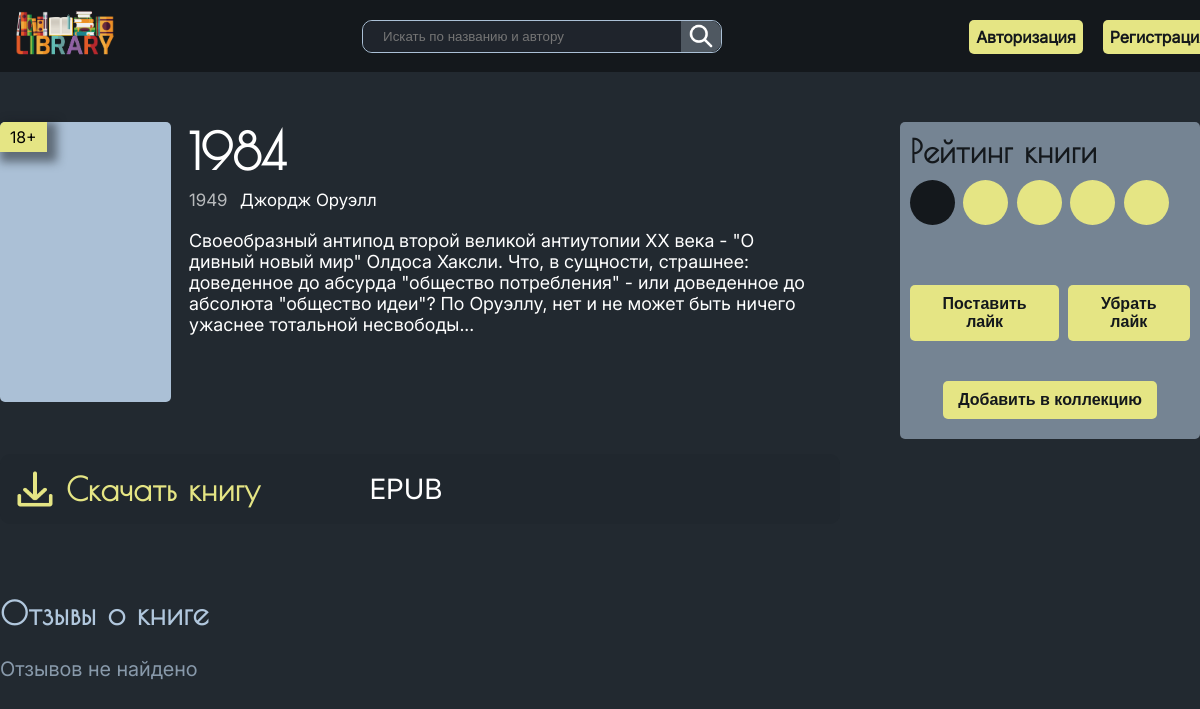
Screenshot of /book.php?bookID=10 with the database file from the repository.
### tables this page shows
CREATE TABLE `book` (
  `id_book` int NOT NULL,
  `book_name` varchar(64) NOT NULL,
  `book_img` varchar(255) NOT NULL,
  `book_year` int NOT NULL,
  `annotation` text NOT NULL,
  `num_pages` int NOT NULL,
  `age_restrictions` varchar(32) NOT NULL,
  `id_lang` int NOT NULL,
  `id_publ_office` int NOT NULL
);

CREATE TABLE `author` (
  `id_author` int NOT NULL,
  `author_name` varchar(32) NOT NULL,
  `author_last_name` varchar(32) NOT NULL,
  `author_patronymic` varchar(32) DEFAULT NULL
);

CREATE TABLE `book_format` (
  `id_format` int NOT NULL,
  `id_book` int NOT NULL,
  `book_file` varchar(255) NOT NULL
);

CREATE TABLE `format` (
  `id_format` int NOT NULL,
  `format_type` varchar(32) NOT NULL
);

### book.php (the view, shortened to what this page needs)
<?php
    include "php_scripts/php_link.php";
    $id_book = $_GET['bookID'];
    $sql_book = "SELECT * FROM book INNER JOIN genre_book ON book.id_book = genre_book.id_book
                INNER JOIN genre ON genre.id_genre = genre_book.id_genre
                INNER JOIN author_book ON author_book.id_book = book.id_book
                INNER JOIN author ON author.id_author = author_book.id_author WHERE book.id_book = $id_book";
    $q_book = mysqli_fetch_assoc(mysqli_query($link, $sql_book));
    $sql_review = "SELECT * , IF(LENGTH(DAY(`date_review`)) < 2, CONCAT('0', DAY(`date_review`) ), DAY(`date_review`) ) AS day ,
                    IF(LENGTH(MONTH(`date_review`)) < 2, CONCAT('0', MONTH(`date_review`)), MONTH(`date_review`)) AS month,
                    YEAR(`date_review`) AS year
                    FROM `review`
                    INNER JOIN `user` ON review.id_user = user.id_user
                    WHERE `id_book` = '$id_book' AND `status` = 'accepted';";
    $q_review = mysqli_query($link, $sql_review);
    $q_review_res = mysqli_fetch_all($q_review, MYSQLI_ASSOC);
    $sql_download = "SELECT * FROM book_format INNER JOIN format ON format.id_format = book_format.id_format WHERE id_book = '$id_book'";
    $q_download = mysqli_fetch_all( mysqli_query($link, $sql_download), MYSQLI_ASSOC);
?>
<!DOCTYPE html>
<html lang="ru">
<head>
    <link rel="stylesheet" href="css/style.css">
    <link rel="stylesheet" href="css/modal.css">
</head>
<body>
        <?php
            include("templates/_header.php")
        ?>
      <main class="main">
        <div class="cont">
            <div class="top_section">
                <div class="head-book">
                    <div class="book-cover preview-book" style="background-image: url('<?=$q_book['book_img']?>'); background-position: center; background-size: cover;">
                        <div class="age_restriction"><?=$q_book['age_restrictions']?></div>
                    </div>
                    <div class="book-info">
                        <h1 class="book_name"><?=$q_book['book_name']?></h1>
                        <div class="author_year">
                            <p class="year-public"><?=$q_book['book_year']?></p>
                            <p class="book_author"><?=$q_book['author_name']?> <?=$q_book['author_patronymic']?> <?=$q_book['author_last_name']?></p>
                        </div>
                        <div class="book-desc-block">
                            <div class="annotation">
                                <p><?=$q_book['annotation']?></p>
                            </div>
                        </div>
                    </div>
                </div>
                <div class="like-rating-block">
                    <div class="rating-block">
                        <h3 class="rating-block__title">Рейтинг книги</h3>
                        <div class="rating-stars">
                            <span class="rating-stars__span rating-stars__span_active"></span>
                            <span class="rating-stars__span"></span>
                            <span class="rating-stars__span"></span>
                            <span class="rating-stars__span"></span>
                            <span class="rating-stars__span"></span>
                        </div>
                    </div>
                    <div class="like-block">
                        <button type="button" class="btn like-block__btn_add">Поставить лайк</button>
                        <button type="button" class="btn like-block__btn_remove">Убрать лайк</button>
                    </div>
                    <div class="collection">
                        <button type="button" class="btn like-block__btn_add">Добавить в коллекцию</button>
                    </div>
                </div>
            </div>
            <div class="download-cont">
                <div class="download-wrap">
                    <div class="head-download">
                        <img src="media/img/download.png" alt="download" class="download__img">
                        <h2>Скачать книгу</h2>
                    </div>
                    <div class="download">
                        <?php
                            foreach ($q_download as $download){
                                $path =  'media/uploads/book_file/' . $download['book_file'];
                                echo '<a class="download__link"  href="'.$path.'" download>'.$download["format_type"].'</a>';
                            }
                        ?>
                    </div>
                </div>
            </div>
            <div class="reviews">
                <h2>Отзывы о книге</h2>
                <div class="review-wrap">
                    <?php
                        if (mysqli_num_rows($q_review) > 0){
                            foreach ($q_review_res as $review){
                                include "templates/_review_card.php";
                            }
                        } else {
                            echo '<p class="no_reviews">Отзывов не найдено<p>';
                        }
                    ?>
                </div>
            </div>
        </div>
      </main>
</body>
</html>

### css/style.css (style rules this page uses)
:root { --head_color: #b1c7dd; --font_head_size: 32px; --font_head_family: "PoiretOne", serif; }
* { margin: 0; padding: 0; box-sizing: border-box; }
a { text-decoration: none; color: #ffff; }
button, input { outline: none; }
body { background-color: #222930; font-family: "Inter", serif; }
.cont { width: 1200px; margin: 0 auto; display: flex; align-items: center; justify-content: space-between; }
.main { padding-top: 50px; padding-bottom: 110px; }
.main .cont { flex-direction: column; }
h2, h3 { width: 100%; text-align: start; color: var(--head_color); font-size: var(--font_head_size); margin-bottom: 25px; font-family: var(--font_head_family), serif; }
.head-book { display: flex; align-items: start; gap: 2%; width: 75%; }
.book-cover { position: relative; width: 19%; height: 280px; background-color: #abc0d6; border-radius: 5px; cursor: pointer; }
.age_restriction { position: absolute; top: 0; left: 0; border-top-left-radius: 5px; background-color: rgb(229, 229, 132); padding: 5px 10px; box-shadow: 5px 5px 10px 5px #14181c81; }
.book_name { width: 100%; font-size: 50px; color: white; font-family: "PoiretOne", serif; margin-bottom: 5px; }
.author_year { display: flex; gap: 2%; margin-top: 10px; font-size: 17px; align-items: center; color: #ffffff; }
.year-public { color: rgba(255, 255, 255, 0.677); }
.book-info { width: 70%; }
.annotation p { margin-top: 20px; color: white; font-size: 18px; }
.like-rating-block { display: flex; flex-direction: column; align-items: flex-start; background-color: #8899aad0; border-radius: 5px; width: 25%; padding: 10px; }
.like-block { display: flex; align-items: center; justify-content: center; gap: 3%; width: 100%; }
.rating-stars { display: flex; align-items: center; justify-content: start; gap: 3%; width: 100%; }
.rating-block__title { margin-bottom: 10px; color: #14181c; }
.rating-block { width: 100%; display: flex; flex-direction: column; align-items: flex-start; margin-bottom: 50px; }
.rating-stars__span { width: 45px; height: 45px; display: inline-block; border-radius: 50%; background-color: rgb(229, 229, 132); }
.rating-stars__span_active { background-color: #14181c; }
.collection { width: 100%; display: flex; align-items: center; justify-content: center; margin-top: 20px; }
.download-cont { display: flex; width: 100%; justify-content: start; margin-top: 15px ; }
.download-wrap { padding: 15px; display: flex; align-items: center; text-align: start; width: 70%; gap: 10%; border-radius: 10px; background-color: rgba(30, 36, 43, 0.42); }
.download-wrap h2 { margin-bottom: 0; text-align: start; color: rgb(229, 229, 132); }
.download { display: flex; justify-content: start; width: 100%; gap: 7%; }
.download__img { width: 40px; }
.head-download { width: 60%; display: flex; align-items: center; gap: 4%; }
.download__link { position: relative; font-size: 28px; cursor: pointer; transition: 0.5s; }
.download__link::after { content: ''; position: absolute; display: inline-block; bottom: -3px; left: 0; width: 0; height: 2px; background-color: rgb(229, 229, 132); transition: 0.5s; }
.reviews { margin-top: 70px; width: 100%; }
.no_reviews { color: #8899aa; font-size: 20px; }
.review-wrap { margin-top: 15px; display: flex; gap: 2%; }
.top_section { display: flex; }

### css/modal.css (style rules this page uses)
* { margin: 0; padding: 0; box-sizing: border-box; }

### rows the page displays
book: age_restrictions "18+", book_name "1984", book_year "1949", author.author_name "Джордж", author.author_last_name "Оруэлл", annotation "Своеобразный антипод второй великой антиутопии XX века - \"О дивный новый мир\" Олдоса Хаксли. Что, в сущности, страшнее: доведенное до абсурда \"общество потребления\" - или доведенное до абсолюта \"общество идеи\"? По Оруэллу, нет и не может быть ничего ужаснее тотальной несвободы..."
book_format: id_format.format_type "EPUB"
